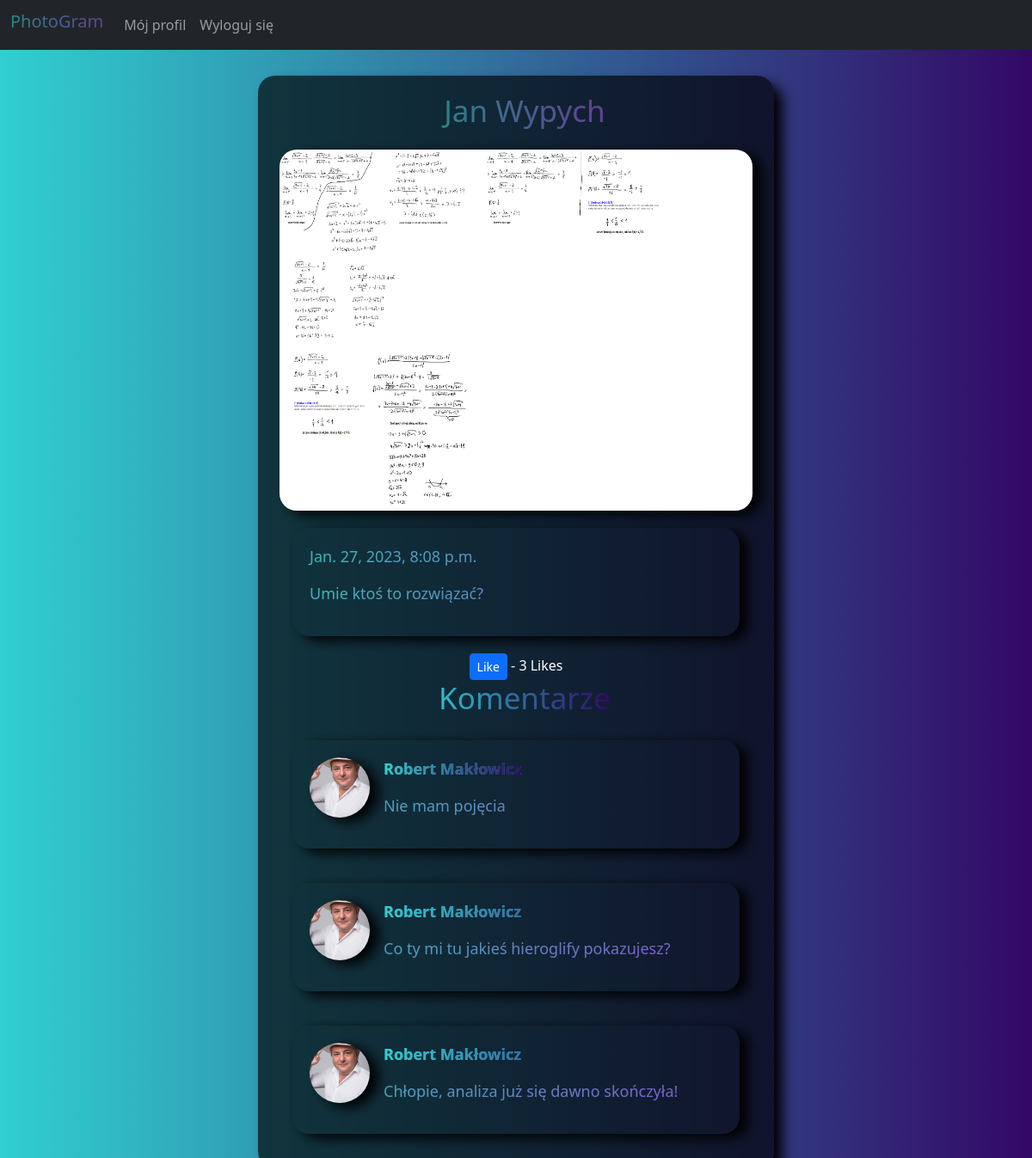
/post/2 (signed in), run on the app's committed database.
### aplikacja/models.py (models this page shows, shortened)
class Post(models.Model):
    picture = models.ImageField(upload_to='pics/', null=True, blank=True)
    description = models.TextField(max_length=400)
    profile = models.ForeignKey(Profile, on_delete=models.CASCADE)
    author = models.ForeignKey(User, on_delete=models.CASCADE)
    date_created = models.DateTimeField(auto_now_add=True)
    likes = models.ManyToManyField(User, related_name='photo_post')
    def total_likes(self):
        return self.likes.count()       # działa poprawnie chociaż python pokazuje błąd

class Profile(models.Model):
    user = models.OneToOneField(User, null=True, on_delete=models.CASCADE)
    user_name = models.TextField(max_length = 50)
    age = models.IntegerField()
    bio = models.TextField(max_length= 200)
    profile_picture = models.ImageField(upload_to='profile_pics/', null=True, blank=True)
    status = models.CharField(choices=PROFILE_STATUS, max_length=30, default='unfollowed')
    def __str__(self):
        return self.user_name

class Comment(models.Model):
    author = models.ForeignKey(Profile, on_delete=models.CASCADE, null=True, blank=True, default=1)
    text = models.TextField(max_length=500)
    image = models.ForeignKey(Post, related_name="comments", on_delete=models.CASCADE)

### aplikacja/views.py (the view)
# urls.py: path('post/<int:pk>', post.as_view(), name='post-photogram'),
class post(DetailView):
    model = Post
    template_name = 'post.html'
    fields = '__all__'
    def get_context_data(self, *args, **kwargs):
        context = super(post, self).get_context_data(**kwargs)
        stuff = get_object_or_404(Post, id=self.kwargs['pk'])
        total_likes = stuff.total_likes()
        context["total_likes"] = total_likes
        return context

### aplikacja/templates/post.html (shortened to what this page needs)
 {% extends "base.html" %}
{% block content %}
{% if user.is_authenticated %}
        <div class="center">
                <div class="post center">
                    <h2 class="logo-text"><a href="{% url 'profile' post.profile.pk %}"><p>{{post.profile}}</p></a></h2>
                    <div class=" center">
                        <a href="{% url 'post-photogram' post.pk %}">
                        <img src="{{post.picture.url}}" class="image" >
                    </a>
                    </div>
                    <div class="description">
                        <p>{{post.date_created}}</p>
                        <p>{{post.description}}</p>
                    </div >
                    <div >
                         <form class="text-white" action="{% url 'like_post' post.pk %}" method="POST">
                             <button type="submit", name="post_id", value=" {{ post.id}}", class="btn btn-primary btn-sm">Like</button>
                             - {{ total_likes }} Likes
                        </form>
                    </div>
                    <div class="center">
                        <h2 class="colour-text left-0">Komentarze</h2>
                        {% if not post.comments.all %}
                                <p>Jeszcze nie ma komentarzy...</p>
                        {% else %}
                                {% for comment in post.comments.all %}
                                <div class="description d-flex">
                                    <div class="avatar"><img src="{{comment.author.profile_picture.url}}" class="image-avatar"></div>
                                    <div class="px-3">
                                        <p class="comment-text colour-text comment-author">{{comment.author}}</p>
                                        <p class="comment-text">{{comment.text}}</p>
                                    </div>
                                </div>
                                {% endfor %}
                        {% endif %}
                    </div>
                </div>
        </div>
{% else %}
<meta http-equiv="refresh" content="0; url=/members/login/" />
{% endif %}
{% endblock content %}

### aplikacja/static/main.css (style rules this page uses)
body { background-image: linear-gradient(to right, #30CFD0 0%, #330867 100%); background-attachment: fixed; background-repeat: no-repeat; background-size: cover; font-family: 'Roboto', sans-serif; min-height: 100vh; width: 100%; text-align: center; }
.logo-text { background: linear-gradient(to right, #298787 0%, #653d96 100%); background-clip: text; -webkit-background-clip: text; -webkit-text-fill-color: transparent; font-size: 40px; text-decoration: none; }
.colour-text { background: linear-gradient(to right, #30CFD0 0%, #330867 100%); background-clip: text; -webkit-background-clip: text; -webkit-text-fill-color: transparent; }
.center { display: flex; align-items: center; justify-content: center; flex-direction: column; }
.post { width: 600px; background-color: rgba(0, 0, 0, 0.662); margin: 30px; padding: 20px; border-radius: 20px; box-shadow: 10px 10px 15px black; }
.post h2 { padding-left: 20px; font-size: 35px; }
.post .image { width: 550px; height: 420px; border-radius: 20px; margin: auto; box-shadow: 10px 5px 15px black; }
.post .description { padding: 20px; padding-left: 20px; background: linear-gradient(to right, #3cb8b8 0%, #8751c9 100%); background-clip: text; -webkit-background-clip: text; -webkit-text-fill-color: transparent; font-size: 18px; text-decoration: none; }
.description { background-color: rgb(22, 21, 21); border-radius: 20px; margin: 20px; box-shadow: 10px 5px 15px black; padding:20px; width: 520px; }
.avatar { width: 70px; height: 70px; border-radius: 50%; }
.comment-text { color: rgb(255, 244, 244); }
.comment-author { font-weight: bold; }
.image-avatar { width: 100%; height: auto; object-fit: cover; max-width: 100%; max-height: 100%; border-radius: 50%; margin: auto; box-shadow: 10px 5px 15px black; }
button { padding: 15px; }

### data on the page
Post: profile "Jan Wypych", picture (picture), date_created "Jan. 27, 2023, 8:08 p.m.", description "Umie ktoś to rozwiązać?"
Comment: author.profile_picture (picture), author "Robert Makłowicz", text "Nie mam pojęcia"
Comment: author.profile_picture (picture), author "Robert Makłowicz", text "Co ty mi tu jakieś hieroglify pokazujesz?"
Comment: author.profile_picture (picture), author "Robert Makłowicz", text "Chłopie, analiza już się dawno skończyła!"

### other printed values
{{ total_likes }} "3"
